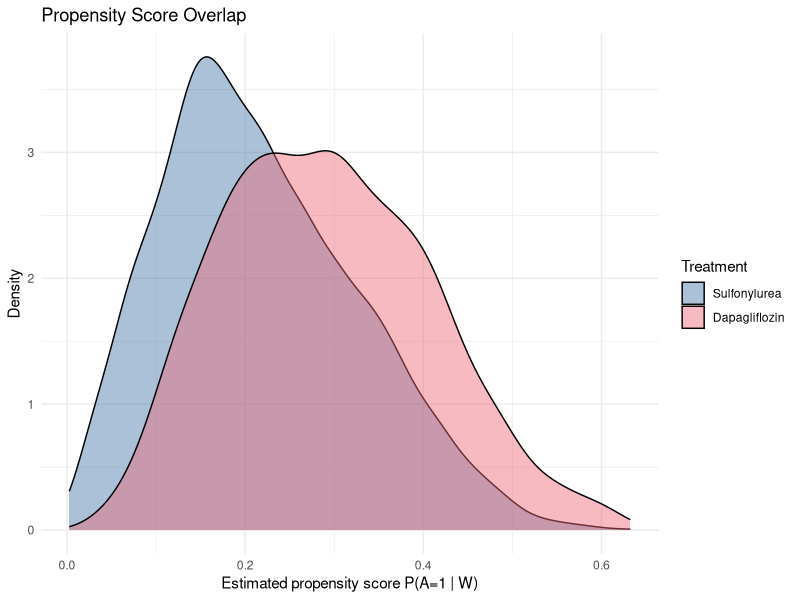
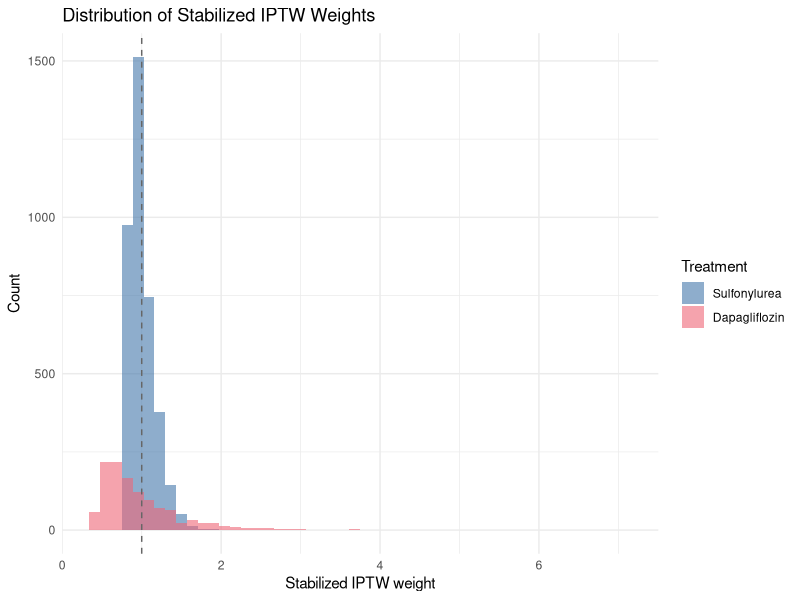
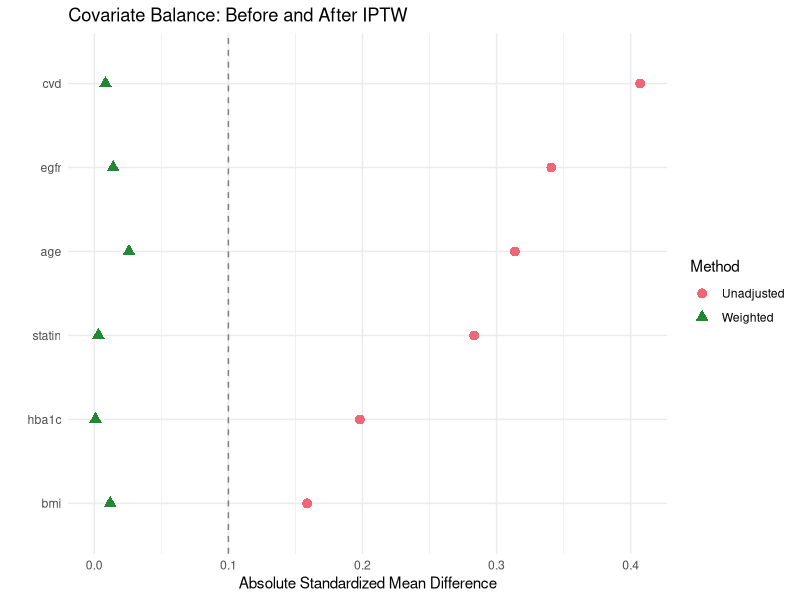
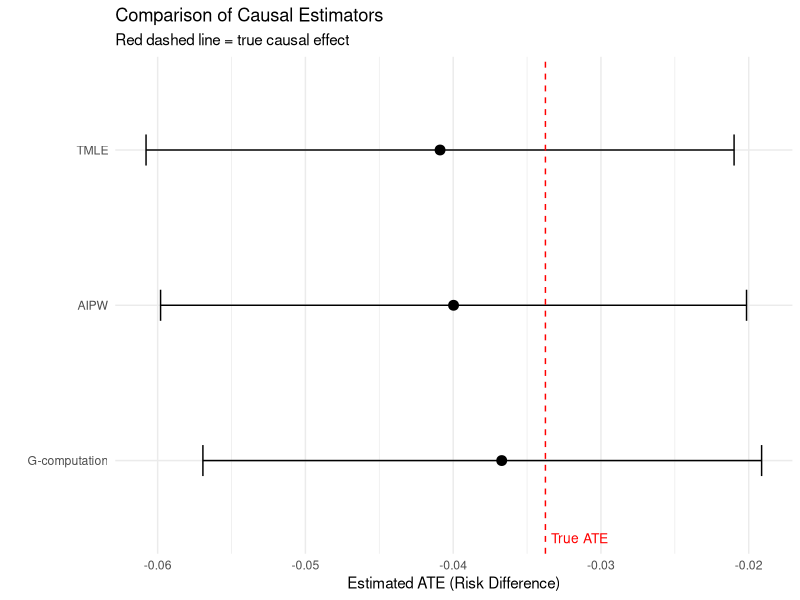
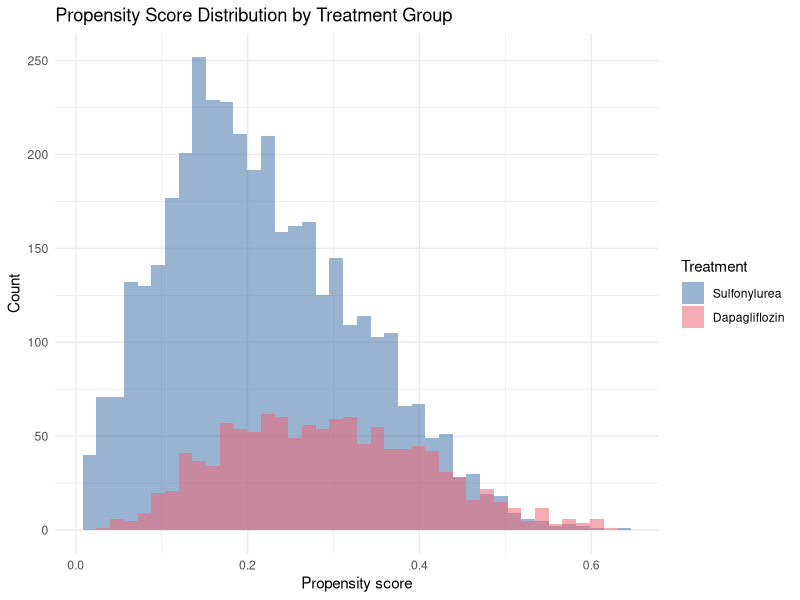
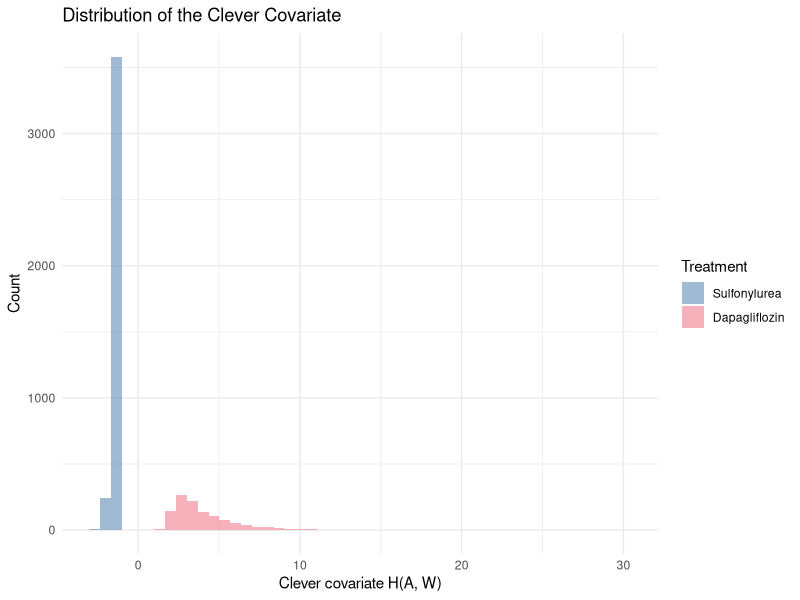
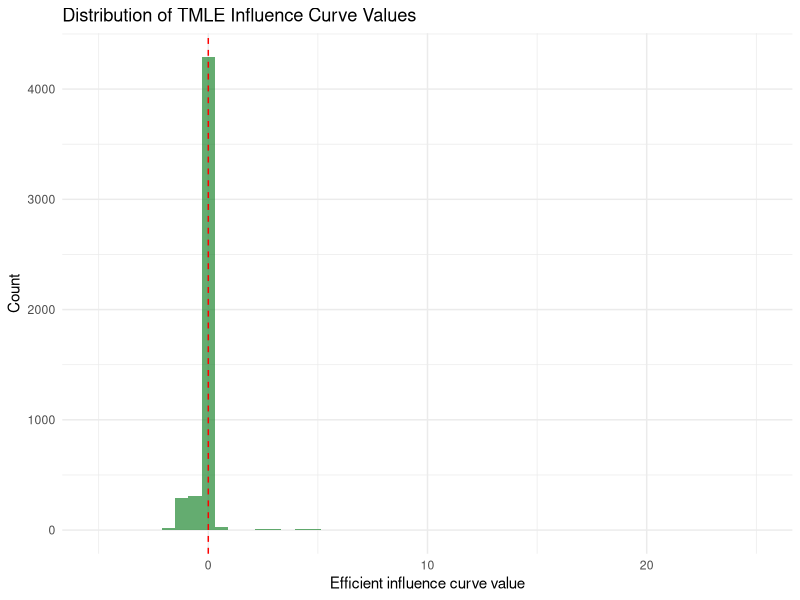

The R script that drew these images, in order:
## ---- chunk 1
library(tidyverse)

set.seed(2026)
n <- 5000

# --- Baseline confounders ---
age    <- rnorm(n, mean = 62, sd = 10)
bmi    <- rnorm(n, mean = 31, sd = 5)
hba1c  <- rnorm(n, mean = 8.2, sd = 1.3)
# Prior CVD: more likely with age and high BMI
cvd    <- rbinom(n, 1, plogis(-3.5 + 0.04 * age + 0.03 * bmi))
# eGFR: lower with age, higher with lower BMI
egfr   <- pmax(15, rnorm(n, mean = 95 - 0.5 * (age - 60) - 0.3 * bmi, sd = 15))
# Statin use: more likely with CVD and age
statin <- rbinom(n, 1, plogis(-1.5 + 1.8 * cvd + 0.02 * age))

# --- Treatment model (propensity score) ---
# Dapagliflozin is preferentially prescribed to:
# - younger patients, higher eGFR (renal eligibility), higher BMI, lower HbA1c
# Includes nonlinear terms and interactions
lp_trt <- -0.8 +
  -0.03 * (age - 62) +
  0.04 * (bmi - 31) +
  -0.15 * (hba1c - 8.2) +
  -0.6 * cvd +
  0.02 * (egfr - 80) +
  -0.3 * statin +
  0.01 * (age - 62) * cvd +         # interaction
  -0.002 * (age - 62)^2             # nonlinear age effect

A <- rbinom(n, 1, plogis(lp_trt))

# --- Outcome model ---
# MACE risk depends on treatment, confounders, with nonlinearities
# True treatment effect: dapagliflozin REDUCES MACE risk (protective)
lp_out <- -3.2 +
  -0.40 * A +                       # true causal effect (protective)
  0.04 * (age - 62) +
  0.02 * (bmi - 31) +
  0.10 * (hba1c - 8.2) +
  1.00 * cvd +
  -0.01 * (egfr - 80) +
  0.30 * statin +
  0.015 * (age - 62) * cvd +        # interaction
  0.0008 * (age - 62)^2 +           # nonlinear age effect
  -0.10 * A * cvd                   # treatment-confounder interaction

Y <- rbinom(n, 1, plogis(lp_out))

dat <- tibble(age, bmi, hba1c, cvd, egfr, statin, A, Y)
## ---- chunk 2
# True potential outcomes from the structural model
p1_true <- plogis(-3.2 + -0.40 * 1 + 0.04 * (age - 62) + 0.02 * (bmi - 31) +
                    0.10 * (hba1c - 8.2) + 1.00 * cvd + -0.01 * (egfr - 80) +
                    0.30 * statin + 0.015 * (age - 62) * cvd +
                    0.0008 * (age - 62)^2 + -0.10 * 1 * cvd)

p0_true <- plogis(-3.2 + -0.40 * 0 + 0.04 * (age - 62) + 0.02 * (bmi - 31) +
                    0.10 * (hba1c - 8.2) + 1.00 * cvd + -0.01 * (egfr - 80) +
                    0.30 * statin + 0.015 * (age - 62) * cvd +
                    0.0008 * (age - 62)^2 + -0.10 * 0 * cvd)

true_ate <- mean(p1_true - p0_true)
cat("True ATE (risk difference):", round(true_ate, 4), "\n")
cat("True risk under dapagliflozin:", round(mean(p1_true), 4), "\n")
cat("True risk under sulfonylurea: ", round(mean(p0_true), 4), "\n")
## ---- chunk 3
dat %>%
  group_by(A) %>%
  summarise(
    n          = n(),
    mean_age   = mean(age),
    mean_bmi   = mean(bmi),
    mean_hba1c = mean(hba1c),
    pct_cvd    = mean(cvd),
    mean_egfr  = mean(egfr),
    pct_statin = mean(statin),
    mace_rate  = mean(Y),
    .groups = "drop"
  )
## ---- chunk 4
# Unadjusted risk difference
risk_A1 <- mean(dat$Y[dat$A == 1])
risk_A0 <- mean(dat$Y[dat$A == 0])
naive_rd <- risk_A1 - risk_A0

cat("Naive risk (dapagliflozin):", round(risk_A1, 4), "\n")
cat("Naive risk (sulfonylurea): ", round(risk_A0, 4), "\n")
cat("Naive risk difference:     ", round(naive_rd, 4), "\n")
cat("True ATE:                  ", round(true_ate, 4), "\n")
## ---- chunk 5
# Unadjusted logistic regression
naive_mod <- glm(Y ~ A, family = binomial, data = dat)
summary(naive_mod)
## ---- chunk 6
# Parametric outcome model (logistic regression)
# We include main effects and key interactions
q_mod <- glm(Y ~ A + age + bmi + hba1c + cvd + egfr + statin +
               A:cvd + I(age^2),
             family = binomial, data = dat)
## ---- chunk 7
# Create counterfactual datasets
dat1 <- dat %>% mutate(A = 1)
dat0 <- dat %>% mutate(A = 0)

# Predict potential outcomes for each individual
Q1 <- predict(q_mod, newdata = dat1, type = "response")
Q0 <- predict(q_mod, newdata = dat0, type = "response")
## ---- chunk 8
gcomp_risk1 <- mean(Q1)
gcomp_risk0 <- mean(Q0)
gcomp_ate   <- gcomp_risk1 - gcomp_risk0

cat("G-comp risk (dapagliflozin):", round(gcomp_risk1, 4), "\n")
cat("G-comp risk (sulfonylurea): ", round(gcomp_risk0, 4), "\n")
cat("G-comp ATE:                 ", round(gcomp_ate, 4), "\n")
cat("True ATE:                   ", round(true_ate, 4), "\n")
## ---- chunk 9
set.seed(42)
n_boot <- 500
boot_ate <- numeric(n_boot)

for (b in 1:n_boot) {
  idx <- sample(1:n, n, replace = TRUE)
  dat_b <- dat[idx, ]
  mod_b <- glm(Y ~ A + age + bmi + hba1c + cvd + egfr + statin +
                  A:cvd + I(age^2),
                family = binomial, data = dat_b)
  Q1_b <- predict(mod_b, newdata = dat_b %>% mutate(A = 1), type = "response")
  Q0_b <- predict(mod_b, newdata = dat_b %>% mutate(A = 0), type = "response")
  boot_ate[b] <- mean(Q1_b - Q0_b)
}

gcomp_se <- sd(boot_ate)
gcomp_ci <- quantile(boot_ate, c(0.025, 0.975))

cat("G-comp ATE:", round(gcomp_ate, 4),
    " SE:", round(gcomp_se, 4),
    " 95% CI: [", round(gcomp_ci[1], 4), ",", round(gcomp_ci[2], 4), "]\n")
## ---- chunk 10
# Propensity score model
g_mod <- glm(A ~ age + bmi + hba1c + cvd + egfr + statin +
               I(age^2) + age:cvd,
             family = binomial, data = dat)

dat <- dat %>%
  mutate(ps = predict(g_mod, type = "response"))

# Summary of propensity scores
summary(dat$ps)
## ---- chunk 11
ggplot(dat, aes(x = ps, fill = factor(A, labels = c("Sulfonylurea", "Dapagliflozin")))) +
  geom_density(alpha = 0.45) +
  labs(
    x = "Estimated propensity score P(A=1 | W)",
    y = "Density",
    fill = "Treatment",
    title = "Propensity Score Overlap"
  ) +
  theme_minimal() +
  scale_fill_manual(values = c("#4477AA", "#EE6677"))
## ---- chunk 12
# Marginal treatment probability
p_A <- mean(dat$A)

dat <- dat %>%
  mutate(
    # Unstabilized weights
    w_unstab = ifelse(A == 1, 1 / ps, 1 / (1 - ps)),
    # Stabilized weights
    sw = ifelse(A == 1, p_A / ps, (1 - p_A) / (1 - ps))
  )
## ---- chunk 13
# Weight diagnostics
dat %>%
  group_by(A) %>%
  summarise(
    min_w  = min(sw),
    p01_w  = quantile(sw, 0.01),
    median = median(sw),
    p99_w  = quantile(sw, 0.99),
    max_w  = max(sw),
    mean_w = mean(sw),
    sd_w   = sd(sw),
    .groups = "drop"
  )
## ---- chunk 14
# Weight distribution plot
ggplot(dat, aes(x = sw, fill = factor(A, labels = c("Sulfonylurea", "Dapagliflozin")))) +
  geom_histogram(bins = 50, alpha = 0.6, position = "identity") +
  labs(
    x = "Stabilized IPTW weight",
    y = "Count",
    fill = "Treatment",
    title = "Distribution of Stabilized IPTW Weights"
  ) +
  theme_minimal() +
  scale_fill_manual(values = c("#4477AA", "#EE6677")) +
  geom_vline(xintercept = 1, linetype = "dashed", color = "grey40")
## ---- chunk 15
# Standardized mean differences: unweighted vs weighted
compute_smd <- function(data, var, trt, weights = NULL) {
  if (is.null(weights)) weights <- rep(1, nrow(data))
  d1 <- data[[var]][data[[trt]] == 1]
  d0 <- data[[var]][data[[trt]] == 0]
  w1 <- weights[data[[trt]] == 1]
  w0 <- weights[data[[trt]] == 0]
  m1 <- weighted.mean(d1, w1)
  m0 <- weighted.mean(d0, w0)
  s1 <- sqrt(sum(w1 * (d1 - m1)^2) / sum(w1))
  s0 <- sqrt(sum(w0 * (d0 - m0)^2) / sum(w0))
  pooled_sd <- sqrt((s1^2 + s0^2) / 2)
  (m1 - m0) / pooled_sd
}

covariates <- c("age", "bmi", "hba1c", "cvd", "egfr", "statin")

smd_raw <- sapply(covariates, function(v) compute_smd(dat, v, "A"))
smd_wt  <- sapply(covariates, function(v) compute_smd(dat, v, "A", dat$sw))

smd_df <- tibble(
  variable = covariates,
  Unadjusted = abs(smd_raw),
  Weighted   = abs(smd_wt)
) %>%
  pivot_longer(-variable, names_to = "Method", values_to = "SMD")

ggplot(smd_df, aes(x = SMD, y = reorder(variable, SMD), color = Method, shape = Method)) +
  geom_point(size = 3) +
  geom_vline(xintercept = 0.1, linetype = "dashed", color = "grey50") +
  labs(
    x = "Absolute Standardized Mean Difference",
    y = "",
    title = "Covariate Balance: Before and After IPTW"
  ) +
  theme_minimal() +
  scale_color_manual(values = c("#EE6677", "#228833"))
## ---- chunk 16
# Hajek (ratio) estimator with stabilized weights
risk1_iptw <- with(dat, sum(sw * Y * (A == 1)) / sum(sw * (A == 1)))
risk0_iptw <- with(dat, sum(sw * Y * (A == 0)) / sum(sw * (A == 0)))
iptw_ate   <- risk1_iptw - risk0_iptw

cat("IPTW risk (dapagliflozin):", round(risk1_iptw, 4), "\n")
cat("IPTW risk (sulfonylurea): ", round(risk0_iptw, 4), "\n")
cat("IPTW ATE:                 ", round(iptw_ate, 4), "\n")
cat("True ATE:                 ", round(true_ate, 4), "\n")
## ---- chunk 17
# Truncate at 1st and 99th percentiles
trunc_lower <- quantile(dat$sw, 0.01)
trunc_upper <- quantile(dat$sw, 0.99)

dat <- dat %>%
  mutate(sw_trunc = pmin(pmax(sw, trunc_lower), trunc_upper))

risk1_trunc <- with(dat, sum(sw_trunc * Y * (A == 1)) / sum(sw_trunc * (A == 1)))
risk0_trunc <- with(dat, sum(sw_trunc * Y * (A == 0)) / sum(sw_trunc * (A == 0)))
iptw_ate_trunc <- risk1_trunc - risk0_trunc

cat("IPTW ATE (truncated weights):", round(iptw_ate_trunc, 4), "\n")
## ---- chunk 18
# Using models from previous steps:
# Q1, Q0 = predicted outcomes from g-computation
# ps     = propensity scores from IPTW

# AIPW components
mu1_aipw <- with(dat, mean(
  Q1 + A * (Y - Q1) / ps
))
mu0_aipw <- with(dat, mean(
  Q0 + (1 - A) * (Y - Q0) / (1 - ps)
))
aipw_ate <- mu1_aipw - mu0_aipw

cat("AIPW risk (dapagliflozin):", round(mu1_aipw, 4), "\n")
cat("AIPW risk (sulfonylurea): ", round(mu0_aipw, 4), "\n")
cat("AIPW ATE:                 ", round(aipw_ate, 4), "\n")
cat("True ATE:                 ", round(true_ate, 4), "\n")
## ---- chunk 19
# Efficient influence curve for ATE
eic <- with(dat,
  (A / ps) * (Y - Q1) + Q1 - mu1_aipw -
  ((1 - A) / (1 - ps)) * (Y - Q0) - Q0 + mu0_aipw
)

aipw_se <- sqrt(var(eic) / n)
aipw_ci <- aipw_ate + c(-1.96, 1.96) * aipw_se

cat("AIPW ATE:", round(aipw_ate, 4),
    " SE:", round(aipw_se, 4),
    " 95% CI: [", round(aipw_ci[1], 4), ",", round(aipw_ci[2], 4), "]\n")
## ---- chunk 20
# Same as g-computation — fit E[Y | A, W]
q_init <- glm(Y ~ A + age + bmi + hba1c + cvd + egfr + statin +
                A:cvd + I(age^2),
              family = binomial, data = dat)

# Initial predictions
Q1_init <- predict(q_init, newdata = dat %>% mutate(A = 1), type = "response")
Q0_init <- predict(q_init, newdata = dat %>% mutate(A = 0), type = "response")
QA_init <- predict(q_init, type = "response")  # predictions at observed A
## ---- chunk 21
# Same model as IPTW
g_fit <- glm(A ~ age + bmi + hba1c + cvd + egfr + statin +
               I(age^2) + age:cvd,
             family = binomial, data = dat)

ps_tmle <- predict(g_fit, type = "response")

# Bound propensity scores away from 0 and 1 for stability
ps_tmle <- pmax(0.01, pmin(0.99, ps_tmle))
## ---- chunk 22
# Clever covariate for each observation at their OBSERVED treatment
H_A <- dat$A / ps_tmle - (1 - dat$A) / (1 - ps_tmle)

# Clever covariate under A=1 and A=0 (for prediction)
H_1 <- 1 / ps_tmle
H_0 <- -1 / (1 - ps_tmle)
## ---- chunk 23
logit <- function(p) log(p / (1 - p))

# Fluctuation model: logit(Y) ~ offset(logit(Q_init)) + H
fluc <- glm(Y ~ -1 + offset(logit(QA_init)) + H_A,
            family = binomial, data = dat)

epsilon <- coef(fluc)
cat("Epsilon (fluctuation parameter):", round(epsilon, 5), "\n")
## ---- chunk 24
# Apply the fluctuation to counterfactual predictions
Q1_star <- plogis(logit(Q1_init) + epsilon * H_1)
Q0_star <- plogis(logit(Q0_init) + epsilon * H_0)
## ---- chunk 25
tmle_risk1 <- mean(Q1_star)
tmle_risk0 <- mean(Q0_star)
tmle_ate   <- tmle_risk1 - tmle_risk0

cat("TMLE risk (dapagliflozin):", round(tmle_risk1, 4), "\n")
cat("TMLE risk (sulfonylurea): ", round(tmle_risk0, 4), "\n")
cat("TMLE ATE:                 ", round(tmle_ate, 4), "\n")
cat("True ATE:                 ", round(true_ate, 4), "\n")
## ---- chunk 26
# EIC evaluated at the TMLE estimates
eic_tmle <- with(dat,
  (A / ps_tmle) * (Y - Q1_star) + Q1_star - tmle_risk1 -
  ((1 - A) / (1 - ps_tmle)) * (Y - Q0_star) - Q0_star + tmle_risk0
)

tmle_se <- sqrt(var(eic_tmle) / n)
tmle_ci <- tmle_ate + c(-1.96, 1.96) * tmle_se

cat("TMLE ATE:", round(tmle_ate, 4),
    " SE:", round(tmle_se, 4),
    " 95% CI: [", round(tmle_ci[1], 4), ",", round(tmle_ci[2], 4), "]\n")
## ---- chunk 27
cat("Mean of EIC:", round(mean(eic_tmle), 8), "\n")
cat("(Should be very close to zero)\n")
## ---- chunk 28
results <- tibble(
  Method  = c("Naive", "G-computation", "IPTW", "IPTW (truncated)", "AIPW", "TMLE"),
  ATE     = c(naive_rd, gcomp_ate, iptw_ate, iptw_ate_trunc, aipw_ate, tmle_ate),
  SE      = c(NA, gcomp_se, NA, NA, aipw_se, tmle_se),
  CI_low  = c(NA, gcomp_ci[1], NA, NA, aipw_ci[1], tmle_ci[1]),
  CI_high = c(NA, gcomp_ci[2], NA, NA, aipw_ci[2], tmle_ci[2])
)

results %>%
  mutate(across(where(is.numeric), ~round(., 4)))
## ---- chunk 29
# Visualize the comparison
plot_df <- results %>%
  filter(!is.na(SE)) %>%
  mutate(Method = factor(Method, levels = c("G-computation", "AIPW", "TMLE")))

ggplot(plot_df, aes(x = ATE, y = Method)) +
  geom_point(size = 3) +
  geom_errorbarh(aes(xmin = CI_low, xmax = CI_high), height = 0.2) +
  geom_vline(xintercept = true_ate, linetype = "dashed", color = "red") +
  annotate("text", x = true_ate, y = 0.5, label = "True ATE",
           hjust = -0.1, color = "red", size = 3.5) +
  labs(
    x = "Estimated ATE (Risk Difference)",
    y = "",
    title = "Comparison of Causal Estimators",
    subtitle = "Red dashed line = true causal effect"
  ) +
  theme_minimal()
## ---- chunk 30
ggplot(dat, aes(x = ps_tmle, fill = factor(A, labels = c("Sulfonylurea", "Dapagliflozin")))) +
  geom_histogram(bins = 40, alpha = 0.55, position = "identity") +
  labs(
    x = "Propensity score",
    y = "Count",
    fill = "Treatment",
    title = "Propensity Score Distribution by Treatment Group"
  ) +
  theme_minimal() +
  scale_fill_manual(values = c("#4477AA", "#EE6677"))
## ---- chunk 31
cat("--- Unstabilized weight summary ---\n")
summary(dat$w_unstab)
cat("\n--- Stabilized weight summary ---\n")
summary(dat$sw)
cat("\nProportion of stabilized weights > 5:", mean(dat$sw > 5), "\n")
cat("Proportion of stabilized weights > 10:", mean(dat$sw > 10), "\n")
## ---- chunk 32
clever_cov_df <- tibble(
  H = H_A,
  treatment = factor(dat$A, labels = c("Sulfonylurea", "Dapagliflozin"))
)

ggplot(clever_cov_df, aes(x = H, fill = treatment)) +
  geom_histogram(bins = 50, alpha = 0.5, position = "identity") +
  labs(
    x = "Clever covariate H(A, W)",
    y = "Count",
    fill = "Treatment",
    title = "Distribution of the Clever Covariate"
  ) +
  theme_minimal() +
  scale_fill_manual(values = c("#4477AA", "#EE6677"))
## ---- chunk 33
eic_df <- tibble(eic = eic_tmle)

ggplot(eic_df, aes(x = eic)) +
  geom_histogram(bins = 50, fill = "#228833", alpha = 0.7) +
  geom_vline(xintercept = 0, linetype = "dashed", color = "red") +
  labs(
    x = "Efficient influence curve value",
    y = "Count",
    title = "Distribution of TMLE Influence Curve Values"
  ) +
  theme_minimal()

cat("EIC summary:\n")
summary(eic_tmle)
cat("EIC mean:", round(mean(eic_tmle), 6), "\n")
## ---- chunk 34
cat("--- Predicted outcome range (initial model) ---\n")
cat("Q1 range:", round(range(Q1_init), 4), "\n")
cat("Q0 range:", round(range(Q0_init), 4), "\n")
cat("\n--- Predicted outcome range (after targeting) ---\n")
cat("Q1* range:", round(range(Q1_star), 4), "\n")
cat("Q0* range:", round(range(Q0_star), 4), "\n")
## ---- chunk 35
sessionInfo()
